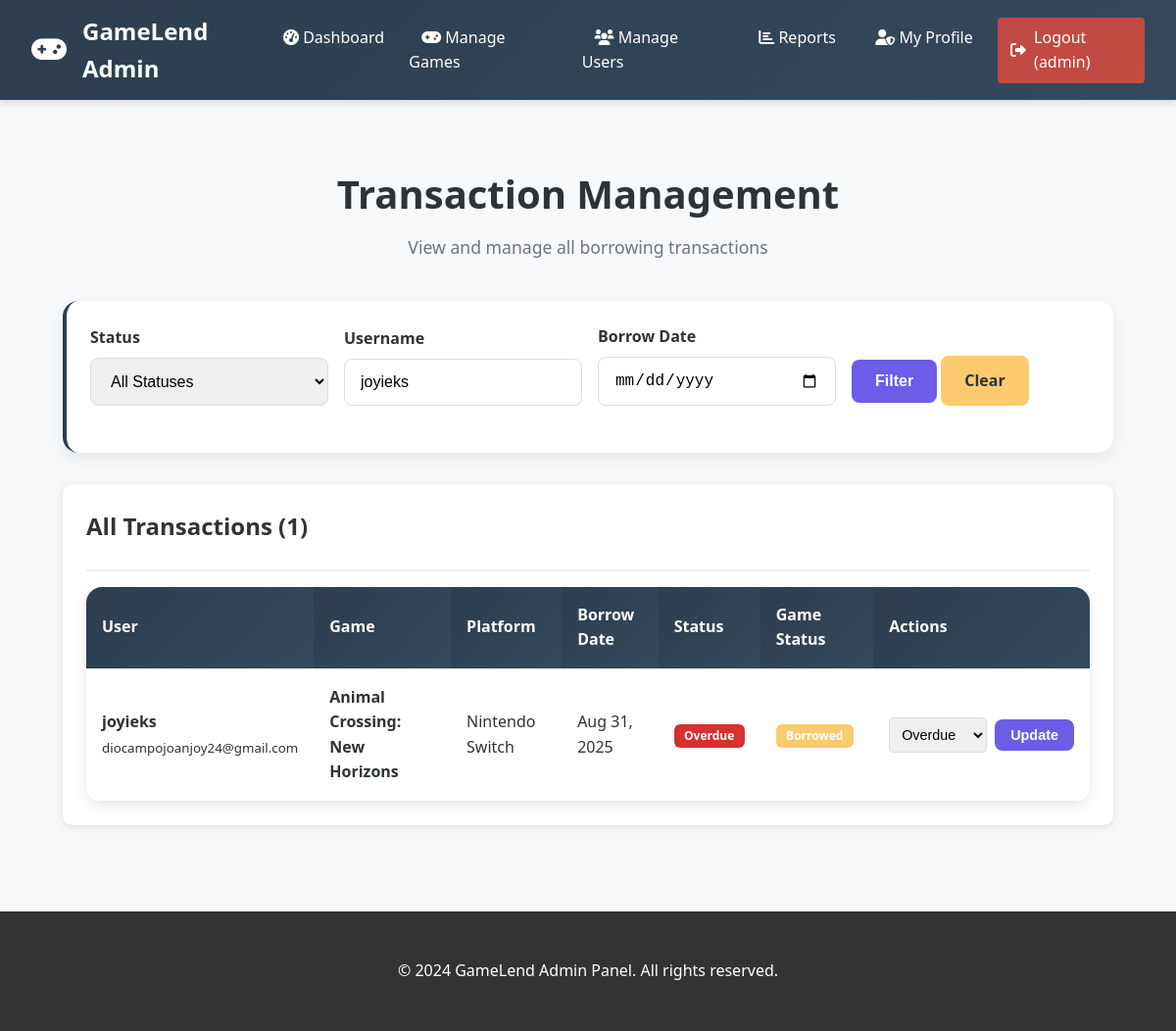
Page /admin/transactions.php?user=joyieks (signed in) on the committed database.
### tables this page shows
CREATE TABLE `borrow_transactions` (
  `id` int(11) NOT NULL,
  `user_id` int(11) NOT NULL,
  `game_id` int(11) NOT NULL,
  `borrow_date` timestamp NOT NULL DEFAULT current_timestamp(),
  `return_date` timestamp NULL DEFAULT NULL,
  `status` enum('borrowed','returned','overdue') DEFAULT 'borrowed'
);

CREATE TABLE `users` (
  `id` int(11) NOT NULL,
  `username` varchar(50) NOT NULL,
  `email` varchar(100) NOT NULL,
  `password` varchar(255) NOT NULL,
  `first_name` varchar(50) NOT NULL,
  `last_name` varchar(50) NOT NULL,
  `gender` enum('male','female','other','prefer_not_to_say') NOT NULL,
  `role` enum('admin','customer') DEFAULT 'customer',
  `created_at` timestamp NOT NULL DEFAULT current_timestamp(),
  `updated_at` timestamp NOT NULL DEFAULT current_timestamp() ON UPDATE current_timestamp()
);

CREATE TABLE `games` (
  `id` int(11) NOT NULL,
  `title` varchar(100) NOT NULL,
  `platform` varchar(50) NOT NULL,
  `status` enum('available','borrowed','maintenance') DEFAULT 'available',
  `created_at` timestamp NOT NULL DEFAULT current_timestamp(),
  `updated_at` timestamp NOT NULL DEFAULT current_timestamp() ON UPDATE current_timestamp()
);

### admin/transactions.php (the view, shortened to what this page needs)
<?php
require_once '../db/db_connect.php';
$user_filter = isset($_GET['user']) ? trim($_GET['user']) : '';
$date_filter = isset($_GET['date']) ? $_GET['date'] : '';
$where_conditions = [];
$params = [];
if($user_filter) {
    $where_conditions[] = "u.username LIKE ?";
    $params[] = "%$user_filter%";
}
$where_clause = $where_conditions ? 'WHERE ' . implode(' AND ', $where_conditions) : '';
$sql = "SELECT bt.*, u.username, u.email, g.title, g.platform, g.status as game_status
        FROM borrow_transactions bt
        JOIN users u ON bt.user_id = u.id
        JOIN games g ON bt.game_id = g.id
        $where_clause
        ORDER BY bt.borrow_date DESC";
$stmt = $pdo->prepare($sql);
$stmt->execute($params);
$transactions = $stmt->fetchAll();
include 'includes/admin_header.php';
?>
<div class="transactions-container">
    <div class="page-header">
        <h1 class="page-title">Transaction Management</h1>
        <p class="page-subtitle">View and manage all borrowing transactions</p>
    </div>
    <div class="filter-card">
        <form method="GET" class="filter-form">
            <div class="form-group">
                <label for="status" class="form-label">Status</label>
                <select id="status" name="status" class="form-control">
                    <option value="">All Statuses</option>
                </select>
            </div>
            <div class="form-group">
                <label for="user" class="form-label">Username</label>
                <input type="text" id="user" name="user" class="form-control"
                       placeholder="Search by username..."
                       value="<?php echo htmlspecialchars($user_filter); ?>">
            </div>
            <div class="form-group">
                <label for="date" class="form-label">Borrow Date</label>
                <input type="date" id="date" name="date" class="form-control"
                       value="<?php echo htmlspecialchars($date_filter); ?>">
            </div>
            <div class="form-group">
                <button type="submit" class="btn btn-primary">Filter</button>
                <a href="transactions.php" class="btn btn-warning">Clear</a>
            </div>
        </form>
    </div>
    <?php if(empty($transactions)): ?>
        <div class="alert alert-warning">No transactions found matching your criteria.</div>
    <?php else: ?>
        <div class="card">
            <div class="card-header">
                <h3 class="card-title">All Transactions (<?php echo count($transactions); ?>)</h3>
            </div>
            <div class="table-responsive">
                <table class="table">
                    <thead>
                        <tr>
                            <th>User</th>
                            <th>Game</th>
                            <th>Platform</th>
                            <th>Borrow Date</th>
                            <th>Status</th>
                            <th>Game Status</th>
                            <th>Actions</th>
                        </tr>
                    </thead>
                    <tbody>
                        <?php foreach($transactions as $transaction): ?>
                            <tr>
                                <td>
                                    <strong><?php echo htmlspecialchars($transaction['username']); ?></strong><br>
                                    <small><?php echo htmlspecialchars($transaction['email']); ?></small>
                                </td>
                                <td>
                                    <strong><?php echo htmlspecialchars($transaction['title']); ?></strong>
                                </td>
                                <td><?php echo htmlspecialchars($transaction['platform']); ?></td>
                                <td><?php echo date('M j, Y', strtotime($transaction['borrow_date'])); ?></td>
                                <td>
                                    <span class="badge badge-<?php echo $transaction['status']; ?>">
                                        <?php echo ucfirst($transaction['status']); ?>
                                    </span>
                                </td>
                                <td>
                                    <span class="badge badge-<?php echo $transaction['game_status']; ?>">
                                        <?php echo ucfirst($transaction['game_status']); ?>
                                    </span>
                                </td>
                                <td>
                                    <form method="POST" class="status-form">
                                        <select name="new_status" class="status-select">
                                            <option value="overdue" <?php echo $transaction['status'] === 'overdue' ? 'selected' : ''; ?>>Overdue</option>
                                        </select>
                                        <button type="submit" name="update_status" class="btn btn-primary btn-sm">
                                            Update
                                        </button>
                                    </form>
                                </td>
                            </tr>
                        <?php endforeach; ?>
                    </tbody>
                </table>
            </div>
        </div>
    <?php endif; ?>
</div>
<?php include 'includes/admin_footer.php'; ?>

### assets/css/style.css (style rules this page uses)
* { margin: 0; padding: 0; box-sizing: border-box; }
body { font-family: 'Segoe UI', Tahoma, Geneva, Verdana, sans-serif; line-height: 1.6; color: #333; background-color: #f8f9fa; }
.card { background: white; border-radius: 10px; padding: 1.5rem; margin-bottom: 1.5rem; box-shadow: 0 2px 10px rgba(0,0,0,0.1); transition: transform 0.3s, box-shadow 0.3s; }
.card-header { border-bottom: 2px solid #f0f0f0; padding-bottom: 1rem; margin-bottom: 1rem; }
.card-title { color: #333; font-size: 1.5rem; margin-bottom: 0.5rem; }
.form-group { margin-bottom: 1.5rem; }
.form-label { display: block; margin-bottom: 0.5rem; font-weight: 600; color: #555; }
.form-control { width: 100%; padding: 0.75rem; border: 2px solid #ddd; border-radius: 5px; font-size: 1rem; transition: border-color 0.3s; }
.btn { display: inline-block; padding: 0.75rem 1.5rem; border: none; border-radius: 5px; font-size: 1rem; font-weight: 600; text-decoration: none; cursor: pointer; transition: all 0.3s; text-align: center; }
.btn-primary { background: linear-gradient(135deg, #667eea 0%, #764ba2 100%); color: white; }
.btn-warning { background: #ffc107; color: #212529; }
.table { width: 100%; border-collapse: collapse; background: white; border-radius: 10px; overflow: hidden; box-shadow: 0 2px 10px rgba(0,0,0,0.1); }
.table th, .table td { padding: 1rem; text-align: left; border-bottom: 1px solid #f0f0f0; }
.table th { background: linear-gradient(135deg, #667eea 0%, #764ba2 100%); color: white; font-weight: 600; }
.badge { padding: 0.25rem 0.75rem; border-radius: 20px; font-size: 0.875rem; font-weight: 600; }
.badge-borrowed { background-color: #fff3cd; color: #856404; }
.badge-overdue { background-color: #f8d7da; color: #721c24; }

### admin/includes/admin_header.php (style rules this page uses)
:root { --primary: #6c5ce7; --primary-dark: #5649c9; --secondary: #00cec9; --dark: #2d3436; --light: #f5f6fa; --gray: #dfe6e9; --shadow: 0 4px 6px rgba(0, 0, 0, 0.1); --transition: all 0.3s ease; }
* { margin: 0; padding: 0; box-sizing: border-box; }
body { font-family: 'Segoe UI', Tahoma, Geneva, Verdana, sans-serif; background-color: #f8f9fa; color: var(--dark); line-height: 1.6; }

### admin/transactions.php (style rules this page uses)
.transactions-container { max-width: 1400px; margin: 0 auto; padding: 2rem; }
.page-header { text-align: center; margin-bottom: 2.5rem; }
.page-title { font-size: 2.5rem; color: var(--dark); margin-bottom: 0.5rem; font-weight: 800; }
.page-subtitle { color: #6c757d; font-size: 1.1rem; }
.filter-card { background: white; border-radius: 16px; padding: 1.5rem; margin-bottom: 2rem; box-shadow: 0 5px 15px rgba(0, 0, 0, 0.08); border-left: 4px solid #2c3e50; }
.filter-form { display: flex; gap: 1rem; align-items: end; flex-wrap: wrap; }
.form-group { flex: 1; min-width: 200px; }
.form-label { display: block; margin-bottom: 0.5rem; font-weight: 600; color: var(--dark); }
.form-control { width: 100%; padding: 0.875rem 1rem; font-size: 1rem; border: 1px solid #ddd; border-radius: 8px; transition: all 0.3s ease; }
.btn { display: inline-block; padding: 0.8rem 1.5rem; border-radius: 8px; text-decoration: none; font-weight: 600; transition: all 0.3s ease; border: none; cursor: pointer; font-size: 1rem; }
.btn-primary { background: var(--primary); color: white; }
.btn-warning { background: #fdcb6e; color: var(--dark); }
.btn-sm { padding: 0.5rem 1rem; font-size: 0.9rem; }
.table { width: 100%; border-collapse: collapse; background: white; border-radius: 16px; overflow: hidden; box-shadow: 0 5px 15px rgba(0, 0, 0, 0.08); }
.table th, .table td { padding: 1rem; text-align: left; border-bottom: 1px solid #e9ecef; }
.table th { background: linear-gradient(135deg, #2c3e50 0%, #34495e 100%); color: white; font-weight: 600; }
.badge { display: inline-block; padding: 0.35rem 0.65rem; font-size: 0.75rem; font-weight: 700; line-height: 1; text-align: center; white-space: nowrap; vertical-align: baseline; border-radius: 0.375rem; }
.badge-borrowed { color: white; background-color: #fdcb6e; }
.badge-overdue { color: white; background-color: #d63031; }
.status-form { display: flex; gap: 0.5rem; align-items: center; }
.status-select { padding: 0.5rem; border: 1px solid #ddd; border-radius: 4px; font-size: 0.9rem; }

### rows in the picture
borrow_transactions: user.username "joyieks", user.email "diocampojoanjoy24@gmail.com", game.title "Animal Crossing: New Horizons", game.platform "Nintendo Switch", borrow_date "Aug 31, 2025", status "Overdue", game.status "Borrowed", new_status "Overdue"

### other values in the picture
$_SESSION['username'] "admin"
count($transactions) "1"
